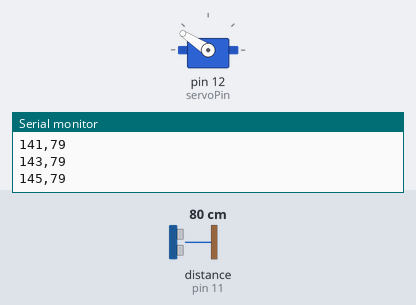
Bench run of a sketch on a simulated Arduino Uno, built with avr-gcc and run on an emulated ATmega328P. Parts: servo, the last lines printed to the serial monitor. Wiring (inferred from the names in the program): ultrasonic range finder: trigger pin 10; echo pin 11. The inputs (shaded band) are chosen by the test bench; at power-on: distance to the obstacle (sensor on pin 11) 80 cm. The echo pulse lasts 58.3 µs per cm.

Above: at 3.34 s.
4.3 s: distance to the obstacle (sensor on pin 11) set to 2 cm
At 4.57 s:
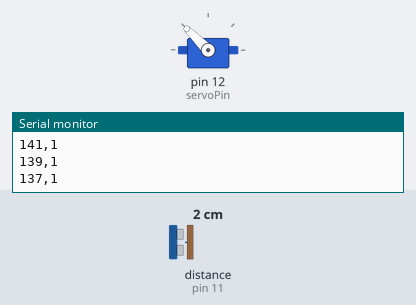
7.3 s: distance to the obstacle (sensor on pin 11) set to 18 cm
At 7.47 s:
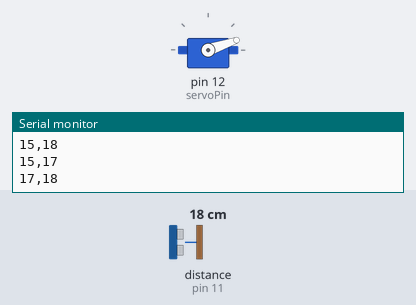
10.3 s: distance to the obstacle (sensor on pin 11) set to 250 cm
At 11.12 s:
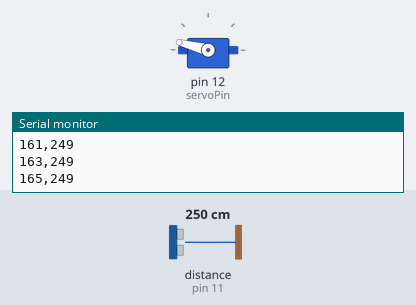
Timing chart, 0 to 19.3 s (numbered marks = the images above; inputs shaded):
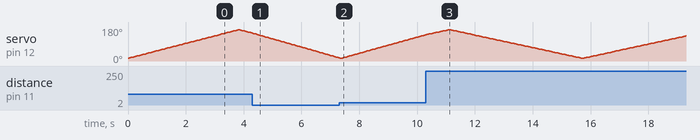

The sketch:

radar.ino
```cpp
// Arduino Ultrasonic Radar System
// Ali Mursal Shah — BS Electronics, COMSATS University Islamabad
// Servo on D12 sweeps HC-SR04 (TRIG D10, ECHO D11) from 15 to 165 degrees.
// Sends angle,distance over Serial at 9600 baud for the Processing radar display.

#include <Servo.h>

const int trigPin = 10;
const int echoPin = 11;
const int servoPin = 12;

Servo radarServo;

int readDistanceCm() {
  digitalWrite(trigPin, LOW);
  delayMicroseconds(3);
  digitalWrite(trigPin, HIGH);
  delayMicroseconds(10);
  digitalWrite(trigPin, LOW);
  long duration = pulseIn(echoPin, HIGH, 30000);
  if (duration == 0) return 400; // no echo received
  return (int)(duration * 0.0343 / 2.0);
}

void setup() {
  pinMode(trigPin, OUTPUT);
  pinMode(echoPin, INPUT);
  radarServo.attach(servoPin);
  Serial.begin(9600);
}

void loop() {
  for (int angle = 15; angle <= 165; angle += 2) {
    radarServo.write(angle);
    delay(25);
    Serial.print(angle);
    Serial.print(',');
    Serial.println(readDistanceCm());
    delay(20);
  }
  for (int angle = 165; angle >= 15; angle -= 2) {
    radarServo.write(angle);
    delay(25);
    Serial.print(angle);
    Serial.print(',');
    Serial.println(readDistanceCm());
    delay(20);
  }
}
```
